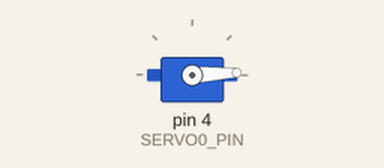
Bench run of a sketch on a simulated Arduino Uno, built with avr-gcc and run on an emulated ATmega328P. Parts: servo.

Above: at 0.05 s.
At 1.3 s:
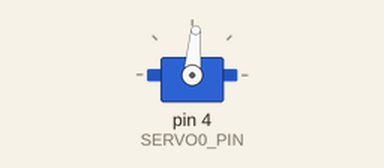
At 2.6 s:
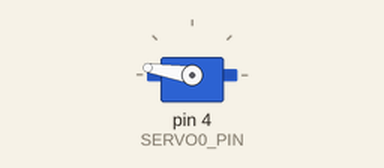
At 5.2 s:
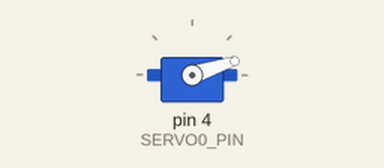
Timing chart, 0 to 7.1 s (numbered marks = the images above):
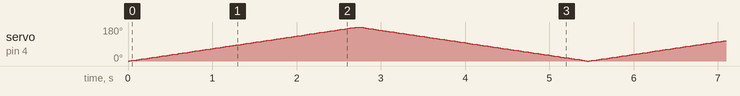

The sketch:

gripper_test.ino
```cpp
#include <Servo.h>

/* Test script to open and close desktop arm gripper
 *
 * Pinout should match the RAMPS 1.4 board
 *
 */

#define SERVO0_PIN 4
int pos;

Servo gripper; // servo object
void setup() {
  gripper.attach(SERVO0_PIN);
}

void loop() {
  for (pos = 0; pos <= 180; pos += 1) { // goes from 0 degrees to 180 degrees
    // in steps of 1 degree
    gripper.write(pos);              // tell servo to go to position in variable 'pos'
    delay(15);                       // waits 15 ms for the servo to reach the position
  }
  for (pos = 180; pos >= 0; pos -= 1) { // goes from 180 degrees to 0 degrees
    gripper.write(pos);              // tell servo to go to position in variable 'pos'
    delay(15);                       // waits 15 ms for the servo to reach the position
  }
}
```
